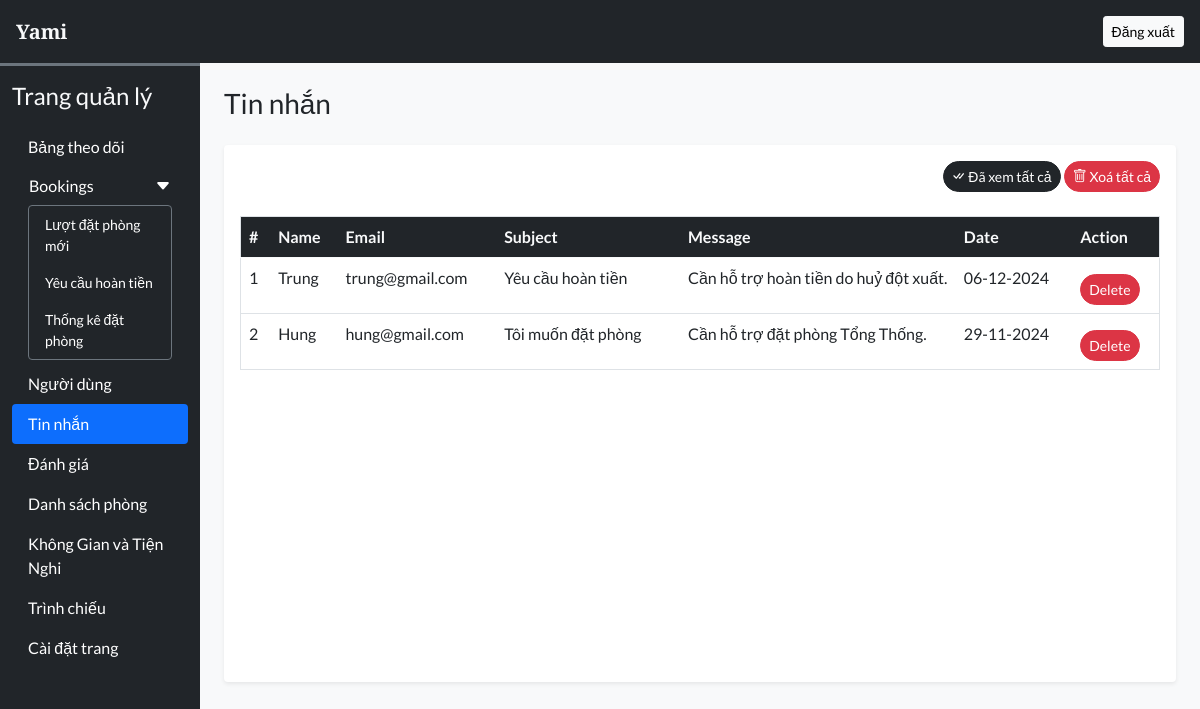
Page /admin/user_queries.php (signed in) on the committed database.
### tables this page shows
CREATE TABLE `user_queries` (
  `sr_no` int(11) NOT NULL,
  `name` varchar(50) NOT NULL,
  `email` varchar(150) NOT NULL,
  `subject` varchar(200) NOT NULL,
  `message` varchar(500) NOT NULL,
  `datentime` datetime NOT NULL DEFAULT current_timestamp(),
  `seen` tinyint(4) NOT NULL DEFAULT 0
);

### admin/user_queries.php (the view, shortened to what this page needs)
<!DOCTYPE html>
<html lang="en">
<head>
  <?php require('inc/links.php'); ?>
</head>
<body class="bg-light">
  <?php require('inc/header.php'); ?>
  <div class="container-fluid" id="main-content">
    <div class="row">
      <div class="col-lg-10 ms-auto p-4 overflow-hidden">
        <h3 class="mb-4">Tin nhắn</h3>
        <div class="card border-0 shadow-sm mb-4">
          <div class="card-body">
            <div class="text-end mb-4">
              <a href="?seen=all" class="btn btn-dark rounded-pill shadow-none btn-sm">
                <i class="bi bi-check-all"></i> Đã xem tất cả
              </a>
              <a href="?del=all" class="btn btn-danger rounded-pill shadow-none btn-sm">
                <i class="bi bi-trash"></i> Xoá tất cả
              </a>
            </div>
            <div class="table-responsive-md" style="height: 450px; overflow-y: scroll;">
              <table class="table table-hover border">
                <thead class="sticky-top">
                  <tr class="bg-dark text-light">
                    <th scope="col">#</th>
                    <th scope="col">Name</th>
                    <th scope="col">Email</th>
                    <th scope="col" width="20%">Subject</th>
                    <th scope="col" width="30%">Message</th>
                    <th scope="col">Date</th>
                    <th scope="col">Action</th>
                  </tr>
                </thead>
                <tbody>
                  <?php
                    $q = "SELECT * FROM `user_queries` ORDER BY `sr_no` DESC";
                    $data = mysqli_query($con,$q);
                    $i=1;
                    while($row = mysqli_fetch_assoc($data))
                    {
                      $date = date('d-m-Y',strtotime($row['datentime']));
                      $seen='';
                      $seen.="<a href='?del=$row[sr_no]' class='btn btn-sm rounded-pill btn-danger mt-2'>Delete</a>";
                      echo<<<query
                        <tr>
                          <td>$i</td>
                          <td>$row[name]</td>
                          <td>$row[email]</td>
                          <td>$row[subject]</td>
                          <td>$row[message]</td>
                          <td>$date</td>
                          <td>$seen</td>
                        </tr>
                      query;
                      $i++;
                    }
                  ?>
                </tbody>
              </table>
            </div>
          </div>
        </div>
      </div>
    </div>
  </div>
</body>
</html>

### admin/css/common.css (style rules this page uses)
:root { --teal: #2ec1ac; --teal_hover: #279e8c; }
* { font-family: 'Lato', sans-serif; }

### rows in the picture
user_queries: name "Trung", email "trung@gmail.com", subject "Yêu cầu hoàn tiền", message "Cần hỗ trợ hoàn tiền do huỷ đột xuất.", datentime "06-12-2024"
user_queries: name "Hung", email "hung@gmail.com", subject "Tôi muốn đặt phòng", message "Cần hỗ trợ đặt phòng Tổng Thống.", datentime "29-11-2024"
